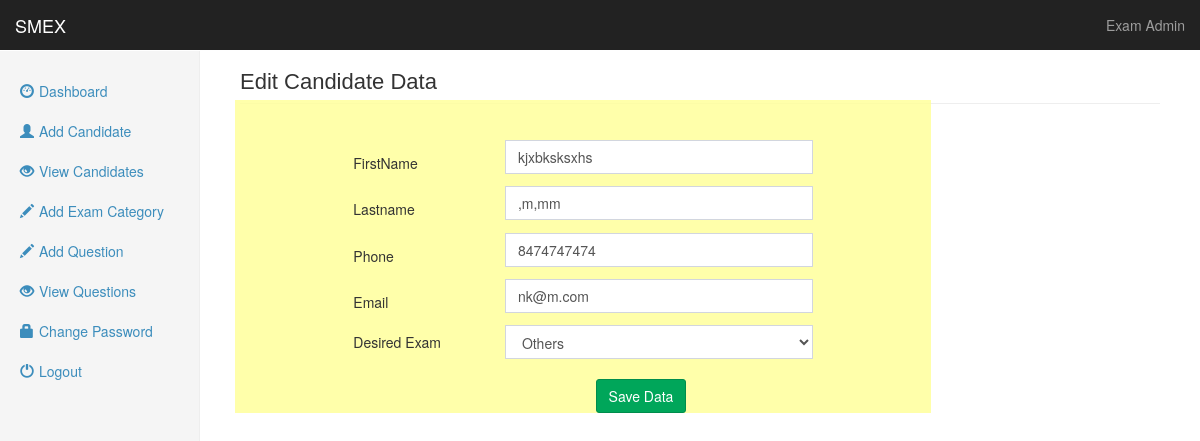
Before: /admin/candedit.php?regid=39 (signed in) with the older database file.
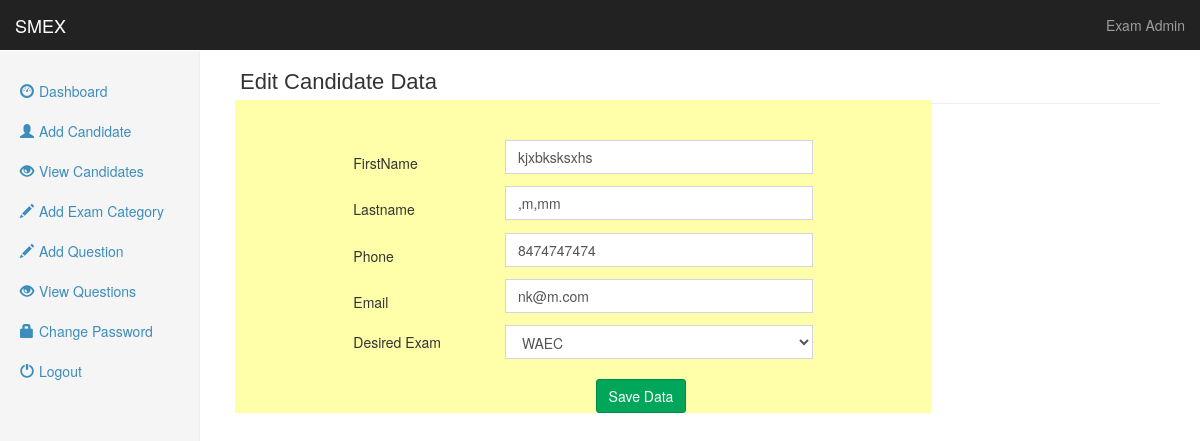
After: the same page with the newer database file.
### tables this page shows
CREATE TABLE `register` (
  `regid` int(11) NOT NULL,
  `firstname` varchar(15) DEFAULT NULL,
  `lastname` varchar(15) DEFAULT NULL,
  `Phone` varchar(15) DEFAULT NULL,
  `email` varchar(100) DEFAULT NULL,
  `desiredexam` varchar(10) DEFAULT NULL,
  `examcode` varchar(20) NOT NULL,
  `date` varchar(10) DEFAULT NULL,
  `examstatus` tinyint(1) NOT NULL,
  `examscore` float NOT NULL
);

### admin/candedit.php (the view, shortened to what this page needs)
<?php
require_once('../Connections/examcon.php');
?>
<!DOCTYPE html>
<html lang="en"><head>
   <link rel="stylesheet" href="../bootstrap/css/bootstrap.min.css">
    <link rel="stylesheet" href="../bootstrap/font-awesome/css/font-awesome.min.css">
    <link rel="stylesheet" href="../css/style.css">
    <link href="../css/dashboard.css" rel="stylesheet">
  </head>
  <body>
    <nav class="navbar navbar-inverse navbar-fixed-top">
      <div class="container-fluid">
        <div class="navbar-header">
          <a class="navbar-brand" href="#">SMEX</a>
        </div>
        <div id="navbar" class="navbar-collapse collapse">
          <ul class="nav navbar-nav navbar-right">
            <li><a href="#">Exam Admin</a></li>
          </ul>
        </div>
      </div>
    </nav>
    <div class="container-fluid">
      <div class="row">
        <div class="col-sm-3 col-md-2 sidebar">
          <ul class="nav nav-sidebar">
            <li><a href="examadmin.php"><span style="padding-right:5px;" class="glyphicon glyphicon-dashboard"></span>Dashboard</a></li>
                <li><a href="reg.php"><span style="padding-right:5px;" class="glyphicon glyphicon-user"></span>Add Candidate</a></li>
                <li><a href="viewcand.php"><span style="padding-right:5px;" class="glyphicon glyphicon-eye-open"></span>View Candidates</a></li>
                <li><a href="createcat.php"><span style="padding-right:5px;" class="glyphicon glyphicon-pencil"></span>Add Exam Category</a></li>
                 <li><a href="questionpage.php"><span style="padding-right:5px;" class="glyphicon glyphicon-pencil"></span>Add Question</a></li>
                 <li><a href="viewquest.php"><span style="padding-right:5px;" class="glyphicon glyphicon-eye-open"></span>View Questions</a></li>
                 <li><a href="changepwd.php"><span style="padding-right:5px;" class="glyphicon glyphicon-lock"></span>Change Password</a></li>
                 <li><a href="logout.php"><span style="padding-right:5px;" class="glyphicon glyphicon-off"></span>Logout</a></li>
          </ul>
        </div>
        <div class="col-sm-9 col-sm-offset-3 col-md-10 col-md-offset-2 main">
          <h1 class="page-header">Edit Candidate Data</h1>
            <div id="container" align="center">
<div id="page">
<div id="table">
<?php
 $regid=$_GET['regid'];
 $logsql="select * from register where regid='$regid' ";
	$result=mysqli_query($iqcon,$logsql);
	if (mysqli_num_rows($result))
	{
		while($rows=mysqli_fetch_assoc($result))
		{
?>
<form action="" method="post" enctype="multipart/form-data" id="cedit-form" role="form" data-toggle="validator">
<table width="66%"  border="0" align="center">
  <tr>
    <td width="33%">FirstName</td>
    <td width="67%"><div style="margin-bottom:4%;"><input type="text" name="fname" class="form-control" value="<?php echo $rows['firstname']; ?>" data-error="Field can't be empty" placeholder="Max 150 character" required></div></td>
  </tr>
  <tr>
    <td>Lastname</td>
    <td><div style="margin-bottom:4%;"><input type="text" name="lname" class="form-control" value="<?php echo $rows['lastname']; ?>" data-error="Field can't be empty" placeholder="Max 150 character" required></div></td>
  </tr>
  <tr>
    <td>Phone</td>
    <td><div style="margin-bottom:4%;"><input type="text" name="phn" class="form-control" value="<?php echo $rows['Phone']; ?>" data-error="Field can't be empty" placeholder="Max 150 character" required></div></td>
  </tr>
  <tr>
    <td>Email</td>
    <td><div style="margin-bottom:4%;"><input type="text" name="em" class="form-control" value="<?php echo $rows['email']; ?>" data-error="Field can't be empty" placeholder="Max 150 character" required></div></td>
  </tr>
  <tr>
    <td>Desired Exam</td>
    <td>
    <select name="desire" id="desire" class="form-control" required>
    <option value="<?php echo $rows['desiredexam']; ?>"><?php echo $rows['desiredexam']; ?></option>
    <?php
	$logsql="select * from categorytab";
	$result=mysqli_query($iqcon,$logsql);
	?>
    </select>
    </td>
  </tr>
  <tr><td colspan="2">&nbsp;</td></tr>
</table>
<div class="col-sm-offset-2 col-sm-10">
      <button type="submit" id="editcand" class="btn btn-success">Save Data</button>
    </div>
</form>
<?php
		}
	}
?>
</div>
</div>
</div>
          </div>
        </div>
      </div>
</body></html>

Changed rows visible on the page:
changed register "kjxbksksxhs": desire "Others" → "WAEC"
